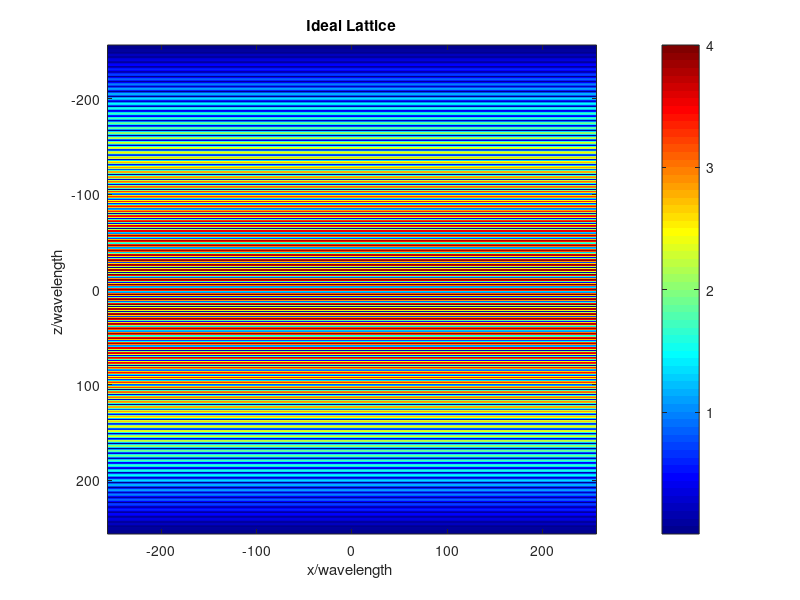
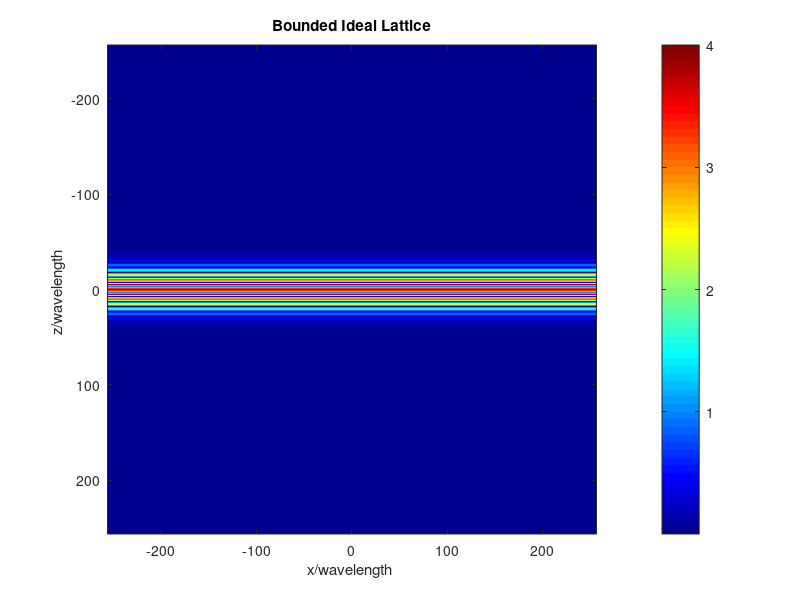
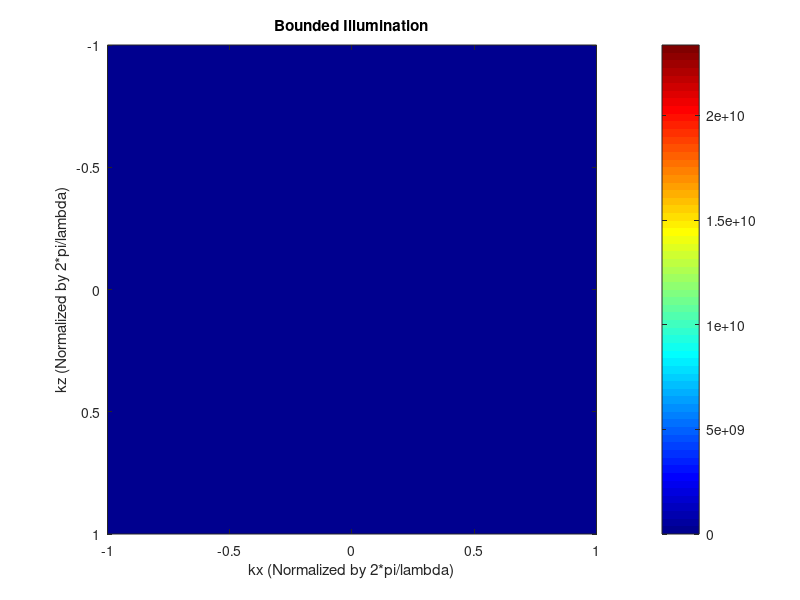
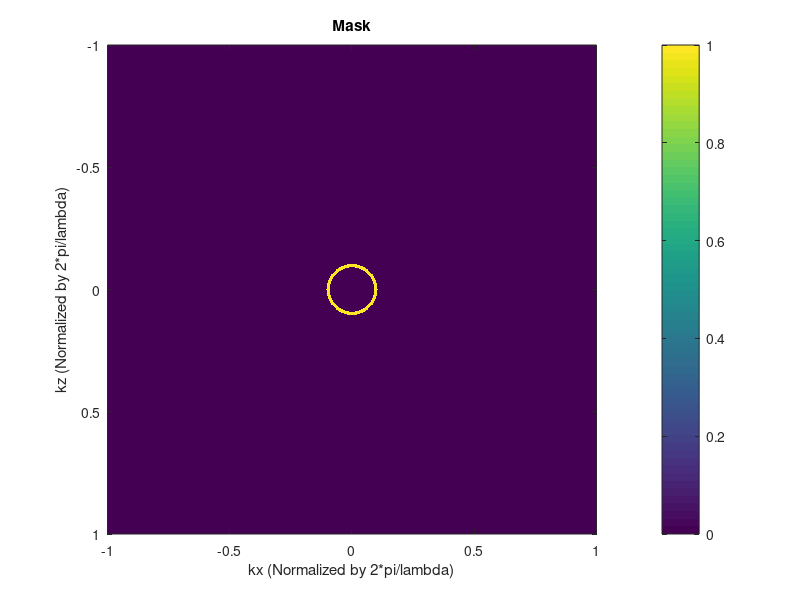

Reproduce these figures in MATLAB, in order. (Note: this script raises an error after producing the figures.)
close all
clear all

%% Initialize some parameters for back pupil plane
Nxz = 1025; % pixels
Ny = 1025; % pixels

% Physical Parameter 
wavelength = 0.488; % um
n = 1.33; % water
NAdect = 1.0;
NAmin = 0.57;
NAmax = 0.65;
NAideal = (NAmin + NAmax)/2;

%NAideal =0.6;

% Real space image parameter
xz_scale = 2;
deltax = wavelength / (xz_scale * NAdect); 
deltaz = deltax;

% Fourier space image parameter
k0 = 2*pi/wavelength;
k0_med = k0 * 1.33;
deltakx = 2*pi / (Nxz * deltax);
deltakz = deltakx;
Kbound = Nxz/2 * deltakx;

% Create mesh 
[ax, az] = meshgrid(  -(Nxz-1)/2 : (Nxz-1)/2 ) ; 
kx = deltakx * ax;  %in unit 1/um
kz = deltakz * az;
x = deltax * ax;
z = deltaz * az; 

%% Generate Ideal lattice 
Illumi_ideal = zeros(size(kx));
theta = [30, 90, 150, 210, 270, 330]; % hexogonal
% theta = [30, 150, 210, 330]; % square
theta = [90, 270]; % standing wave
k_ideal = NAideal / wavelength; % in unit of 1/um
kxposition = k_ideal * cosd(theta);
kzposition = k_ideal * sind(theta);

% Ideal lattice illumination
for j = 1:length(kxposition)
    Illumi_ideal(...
        ((Nxz-1)/2 + round(kzposition(j)/deltakz)):((Nxz-1)/2 + round(kzposition(j)/deltakz))+1, ...
        (Nxz-1)/2 + round(kxposition(j)/deltakx)) = 1;
end

% Ideal lattice
E_ideal = fftshift(fft2(Illumi_ideal));

fig1 = figure(1);
    image1 = imagesc(x(1,:)/wavelength, z(:,1)/wavelength,abs(E_ideal));
    colormap("jet")
    title("Ideal Lattice")
    xlabel("x/wavelength ")
    ylabel("z/wavelength ")
    colorbar;
    axis image;

%% Gaussian Bounding and get rear pupil illum back
a = 30*wavelength;
gauss_bound = exp(-2 * z.^2 / a^2);
E_bound = gauss_bound .* E_ideal;
fig2 = figure(2);
    image2 = imagesc(x(1,:)/wavelength, z(:,1)/wavelength,abs(E_bound));
    colormap("jet")
    title("Bounded Ideal Lattice")
    xlabel("x/wavelength ")
    ylabel("z/wavelength ")
    colorbar;
    axis image;

%% Reverse
Illum_bound = abs(fft2(fftshift(E_bound))).^2;
fig3 = figure(3);
    image3 = imagesc(kx(1,:)/Kbound, kz(:,1)/Kbound,Illum_bound);
    colormap(jet)
    title("Bounded Illumination")
    xlabel("kx (Normalized by 2*pi/lambda)")
    ylabel("kz (Normalized by 2*pi/lambda)")
    colorbar;
    axis image;

%% Generate mask and filter
A_mask = zeros(size(kx));
k_NAmax = NAmax/wavelength; % 1/um
k_NAmin = NAmin/wavelength; 
k_diff = k_NAmax - k_NAmin; 

% radius = k_ideal; % pixels
% thickness = k_diff; % pixels

A_mask = ((k_NAmax >= sqrt(kx.^2 + kz.^2)).* (k_NAmin <= sqrt(kx.^2 + kz.^2)));
fig4 = figure(4);
    image4 = imagesc(kx(1,:)/Kbound, kz(:,1)/Kbound, A_mask);
    title("Mask")
    xlabel("kx (Normalized by 2*pi/lambda)")
    ylabel("kz (Normalized by 2*pi/lambda)")
    colorbar;
    axis image;
Pupil_fun = Illum_bound .* A_mask;
fig5 = figure(5);
    image1 = imagesc(kx(1,:)/Kbound, kz(:,1)/Kbound, Pupil_fun);
    colormap(jet)
    title("Pupil Function")
    xlabel("kx (Normalized by 2*pi/lambda)")
    ylabel("kz (Normalized by 2*pi/lambda)")
    colorbar;
    axis image;


%% PSF(x,z)
PSF_exc = abs( fftshift(fft2(fftshift(Pupil_fun) )) ).^2;
fig5 = figure(6);
    image2 = imagesc(x(1,:)/wavelength, z(:,1)/wavelength,PSF_exc);
    caxis([min(min(PSF_exc)) max(max(PSF_exc))]);
    colormap(jet)
    title("Excitation PSF")
    xlabel("x/wavelength ")
    ylabel("z/wavelength ")
    colorbar;
    axis image;

%% OTF
OTF_exc = abs(fftshift(fft2(PSF_exc)));
fig6 = figure(6);
    image3 = imagesc(kx(1,:)/Kbound, kz(:,1)/Kbound,OTF_exc);
    caxis([min(min(OTF_exc)) max(max(OTF_exc))]);
    colormap(jet)
    title("Excitation OTF")
    xlabel("kx (Normalized by 2*pi/lambda)")
    ylabel("kz (Normalized by 2*pi/lambda)")
    colorbar;
    axis image;

%% Dither 
PSF_exc_dither = meshgrid(sum(PSF_exc,2))';  
plot(z(:,1),PSF_exc_dither(:,513)/max(PSF_exc_dither(:,513)))
fig7 = figure(7);
    image4 = imagesc(x(1,:)/wavelength, z(:,1)/wavelength,PSF_exc_dither);
    caxis([min(min(PSF_exc_dither)) max(max(PSF_exc_dither))]);
    colormap(jet)
    title("Excitation PSF - Dither")
    xlabel("x/wavelength ")
    ylabel("z/wavelength ")
    colorbar;
    axis image;

%% Dither OTF 
OTF_dither = abs(fftshift(fft2(PSF_exc_dither)));

fig8 = figure(8);
    image5 = imagesc(kx(1,:)/Kbound, kz(:,1)/Kbound, OTF_dither);
    caxis([min(min(OTF_dither)) max(max(OTF_dither))]);
    colormap(jet)
    title("Excitation OTF - Dither")
    xlabel("kx (Normalized by 2*pi/lambda)")
    ylabel("kz (Normalized by 2*pi/lambda)")
    colorbar;
    axis image;

%% Propagation in y-direction
y_scale = 1;
deltay = wavelength / n *y_scale; % 1 pixel = 50 wavelength
ky = sqrt(k0_med^2 - kx.^2 - kz.^2);
y = (0:Ny) * deltay; % max(y) = FOVy 

E_prop = zeros(Nxz,Nxz,Ny);
I_prop = E_prop;
Ein = Pupil_fun/(max(max(Pupil_fun)));

%% Propagator

transverse = exp(1i * kx * x + 1i * kz * z);
% for i = 1:length(y)
for i = 1:10:500
    propagator = exp(1i * ky * y(i));
    Eout = fftshift(fft2((Ein .* propagator)));
    imagesc(x(1,:)/wavelength,z(:,1)/wavelength,abs(Eout.^2))
    drawnow
    colormap(jet)
    pause(0.5)
    caxis([0 4000])
    E_prop(:,:,i) = Eout;
    I_prop(:,:,i) = abs(Eout.^2);
end  

%% Fresnel Propagation
% Ein = fftshift(fft2(Pupil_fun ));
% for i = 1:length(y)
%     h = 1/(1i * wavelength * y(i)) * exp(1i * k0_med/( 2* y(i)) * (x.^2+z.^2));
%     Eout = propIR(Ein,h);
%     imagesc(abs(Eout.^2))
%     drawnow
%     disp(i)
%     pause(0.25)
%     E_prop(:,:,i) = Eout;
%     I_prop(:,:,i) = abs(Eout.^2);
% end
% 
% function[Eout]=propIR(Ein,h)
% 
%     H = fft2(fftshift(h)); %create trans func
%     F_Ein = fft2(fftshift(Ein)); %shift, fft src field
%     F_Eout = H.*F_Ein; %multiply
%     Eout = ifftshift(ifft2(F_Eout)); %inv fft, center obs field
% end
% % 
